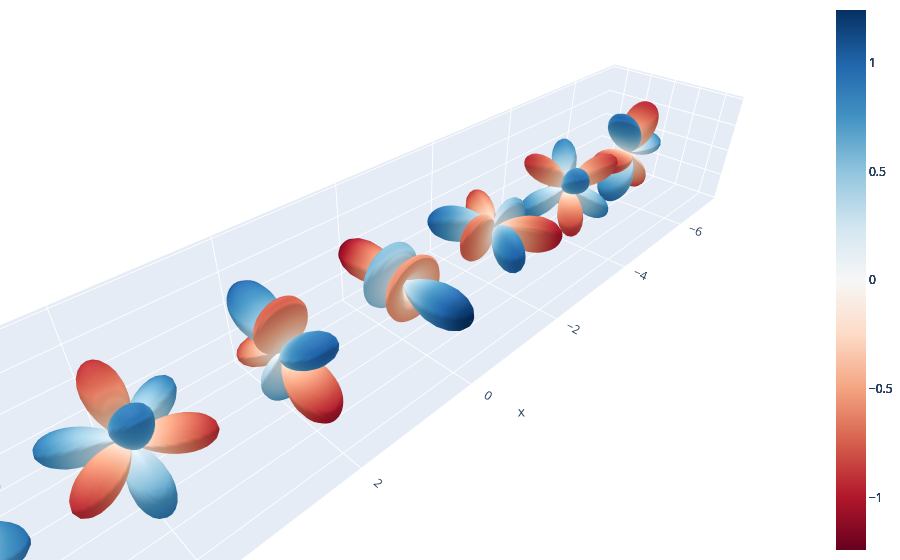

Write notebook code for a chart like this one.
### Markdown cell above
And finally, let's do $Y^3$

### Code cell
tp = o3.ElementwiseTensorProduct("2e", "1o", ['3o'], irrep_normalization='norm')
y3 = tp(y2, r)
plot(y3)

### Figure 1 — Plotly figure (JSON) as saved in the notebook; plotly's stock layout.template omitted (floating-point values rounded to 4 significant figures; data arrays with more than 128 entries replaced by an {"elided": "..."} marker saying what was removed)
{"data": [{"cmax": 1.242, "cmin": -1.242, "colorscale": [[0, "rgb(103,0,31)"], [0.1, "rgb(178,24,43)"], [0.2, "rgb(214,96,77)"], [0.3, "rgb(244,165,130)"], [0.4, "rgb(253,219,199)"], [0.5, "rgb(247,247,247)"], [0.6, "rgb(209,229,240)"], [0.7, "rgb(146,197,222)"], [0.8, "rgb(67,147,195)"], [0.9, "rgb(33,102,172)"], [1, "rgb(5,48,97)"]], "surfacecolor": {"elided": "80x40 float values"}, "type": "surface", "x": {"elided": "80x40 float values"}, "y": {"elided": "80x40 float values"}, "z": {"elided": "80x40 float values"}}, {"cmax": 1.242, "cmin": -1.242, "colorscale": [[0, "rgb(103,0,31)"], [0.1, "rgb(178,24,43)"], [0.2, "rgb(214,96,77)"], [0.3, "rgb(244,165,130)"], [0.4, "rgb(253,219,199)"], [0.5, "rgb(247,247,247)"], [0.6, "rgb(209,229,240)"], [0.7, "rgb(146,197,222)"], [0.8, "rgb(67,147,195)"], [0.9, "rgb(33,102,172)"], [1, "rgb(5,48,97)"]], "surfacecolor": {"elided": "80x40 float values"}, "type": "surface", "x": {"elided": "80x40 float values"}, "y": {"elided": "80x40 float values"}, "z": {"elided": "80x40 float values"}}, {"cmax": 1.242, "cmin": -1.242, "colorscale": [[0, "rgb(103,0,31)"], [0.1, "rgb(178,24,43)"], [0.2, "rgb(214,96,77)"], [0.3, "rgb(244,165,130)"], [0.4, "rgb(253,219,199)"], [0.5, "rgb(247,247,247)"], [0.6, "rgb(209,229,240)"], [0.7, "rgb(146,197,222)"], [0.8, "rgb(67,147,195)"], [0.9, "rgb(33,102,172)"], [1, "rgb(5,48,97)"]], "surfacecolor": {"elided": "80x40 float values"}, "type": "surface", "x": {"elided": "80x40 float values"}, "y": {"elided": "80x40 float values"}, "z": {"elided": "80x40 float values"}}, {"cmax": 1.242, "cmin": -1.242, "colorscale": [[0, "rgb(103,0,31)"], [0.1, "rgb(178,24,43)"], [0.2, "rgb(214,96,77)"], [0.3, "rgb(244,165,130)"], [0.4, "rgb(253,219,199)"], [0.5, "rgb(247,247,247)"], [0.6, "rgb(209,229,240)"], [0.7, "rgb(146,197,222)"], [0.8, "rgb(67,147,195)"], [0.9, "rgb(33,102,172)"], [1, "rgb(5,48,97)"]], "surfacecolor": {"elided": "80x40 float values"}, "type": "surface", "x": {"elided": "80x40 float values"}, "y": {"elided": "80x40 float values"}, "z": {"elided": "80x40 float values"}}, {"cmax": 1.242, "cmin": -1.242, "colorscale": [[0, "rgb(103,0,31)"], [0.1, "rgb(178,24,43)"], [0.2, "rgb(214,96,77)"], [0.3, "rgb(244,165,130)"], [0.4, "rgb(253,219,199)"], [0.5, "rgb(247,247,247)"], [0.6, "rgb(209,229,240)"], [0.7, "rgb(146,197,222)"], [0.8, "rgb(67,147,195)"], [0.9, "rgb(33,102,172)"], [1, "rgb(5,48,97)"]], "surfacecolor": {"elided": "80x40 float values"}, "type": "surface", "x": {"elided": "80x40 float values"}, "y": {"elided": "80x40 float values"}, "z": {"elided": "80x40 float values"}}, {"cmax": 1.242, "cmin": -1.242, "colorscale": [[0, "rgb(103,0,31)"], [0.1, "rgb(178,24,43)"], [0.2, "rgb(214,96,77)"], [0.3, "rgb(244,165,130)"], [0.4, "rgb(253,219,199)"], [0.5, "rgb(247,247,247)"], [0.6, "rgb(209,229,240)"], [0.7, "rgb(146,197,222)"], [0.8, "rgb(67,147,195)"], [0.9, "rgb(33,102,172)"], [1, "rgb(5,48,97)"]], "surfacecolor": {"elided": "80x40 float values"}, "type": "surface", "x": {"elided": "80x40 float values"}, "y": {"elided": "80x40 float values"}, "z": {"elided": "80x40 float values"}}, {"cmax": 1.242, "cmin": -1.242, "colorscale": [[0, "rgb(103,0,31)"], [0.1, "rgb(178,24,43)"], [0.2, "rgb(214,96,77)"], [0.3, "rgb(244,165,130)"], [0.4, "rgb(253,219,199)"], [0.5, "rgb(247,247,247)"], [0.6, "rgb(209,229,240)"], [0.7, "rgb(146,197,222)"], [0.8, "rgb(67,147,195)"], [0.9, "rgb(33,102,172)"], [1, "rgb(5,48,97)"]], "surfacecolor": {"elided": "80x40 float values"}, "type": "surface", "x": {"elided": "80x40 float values"}, "y": {"elided": "80x40 float values"}, "z": {"elided": "80x40 float values"}}], "layout": {"margin": {"b": 0, "l": 0, "r": 0, "t": 0}, "scene": {"aspectmode": "data"}}}
